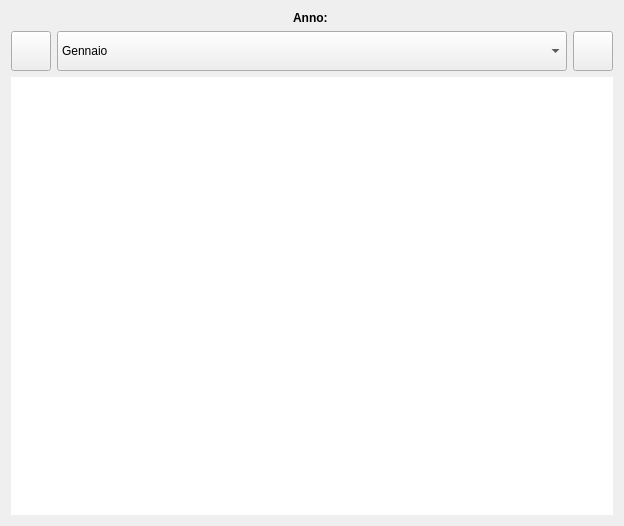
<?xml version="1.0" encoding="UTF-8"?>
<ui version="4.0">
 <class>CalendarTableWid</class>
 <widget class="QWidget" name="CalendarTableWid">
  <property name="geometry">
   <rect>
    <x>0</x>
    <y>0</y>
    <width>624</width>
    <height>526</height>
   </rect>
  </property>
  <property name="sizePolicy">
   <sizepolicy hsizetype="Expanding" vsizetype="Expanding">
    <horstretch>0</horstretch>
    <verstretch>0</verstretch>
   </sizepolicy>
  </property>
  <property name="windowTitle">
   <string>Form</string>
  </property>
  <layout class="QGridLayout" name="gridLayout">
   <item row="1" column="0">
    <layout class="QVBoxLayout" name="verticalLayout">
     <item>
      <layout class="QHBoxLayout" name="horizontalLayout">
       <item>
        <widget class="QPushButton" name="bot_prev">
         <property name="sizePolicy">
          <sizepolicy hsizetype="Fixed" vsizetype="Fixed">
           <horstretch>0</horstretch>
           <verstretch>0</verstretch>
          </sizepolicy>
         </property>
         <property name="minimumSize">
          <size>
           <width>40</width>
           <height>40</height>
          </size>
         </property>
         <property name="maximumSize">
          <size>
           <width>40</width>
           <height>40</height>
          </size>
         </property>
         <property name="styleSheet">
          <string notr="true">border-image: url(:/bots/prevPageIcon.png);</string>
         </property>
         <property name="text">
          <string/>
         </property>
        </widget>
       </item>
       <item>
        <widget class="ComboSenzaFreccia" name="combo_mesi">
         <property name="sizePolicy">
          <sizepolicy hsizetype="Expanding" vsizetype="Fixed">
           <horstretch>0</horstretch>
           <verstretch>0</verstretch>
          </sizepolicy>
         </property>
         <property name="minimumSize">
          <size>
           <width>0</width>
           <height>40</height>
          </size>
         </property>
         <property name="maximumSize">
          <size>
           <width>16777215</width>
           <height>40</height>
          </size>
         </property>
         <item>
          <property name="text">
           <string>Gennaio</string>
          </property>
         </item>
         <item>
          <property name="text">
           <string>Febbraio</string>
          </property>
         </item>
         <item>
          <property name="text">
           <string>Marzo</string>
          </property>
         </item>
         <item>
          <property name="text">
           <string>Aprile</string>
          </property>
         </item>
         <item>
          <property name="text">
           <string>Maggio</string>
          </property>
         </item>
         <item>
          <property name="text">
           <string>Giugno</string>
          </property>
         </item>
         <item>
          <property name="text">
           <string>Luglio</string>
          </property>
         </item>
         <item>
          <property name="text">
           <string>Agosto</string>
          </property>
         </item>
         <item>
          <property name="text">
           <string>Settembre</string>
          </property>
         </item>
         <item>
          <property name="text">
           <string>Ottobre</string>
          </property>
         </item>
         <item>
          <property name="text">
           <string>Novembre</string>
          </property>
         </item>
         <item>
          <property name="text">
           <string>Dicembre</string>
          </property>
         </item>
        </widget>
       </item>
       <item>
        <widget class="QPushButton" name="bot_next">
         <property name="sizePolicy">
          <sizepolicy hsizetype="Fixed" vsizetype="Fixed">
           <horstretch>0</horstretch>
           <verstretch>0</verstretch>
          </sizepolicy>
         </property>
         <property name="minimumSize">
          <size>
           <width>40</width>
           <height>40</height>
          </size>
         </property>
         <property name="maximumSize">
          <size>
           <width>40</width>
           <height>40</height>
          </size>
         </property>
         <property name="styleSheet">
          <string notr="true">border-image: url(:/bots/nextPageIcon.png);</string>
         </property>
         <property name="text">
          <string/>
         </property>
        </widget>
       </item>
      </layout>
     </item>
     <item>
      <widget class="QTableWidget" name="table">
       <property name="frameShape">
        <enum>QFrame::NoFrame</enum>
       </property>
       <property name="frameShadow">
        <enum>QFrame::Plain</enum>
       </property>
       <property name="lineWidth">
        <number>0</number>
       </property>
       <property name="verticalScrollBarPolicy">
        <enum>Qt::ScrollBarAlwaysOff</enum>
       </property>
       <property name="horizontalScrollBarPolicy">
        <enum>Qt::ScrollBarAlwaysOff</enum>
       </property>
       <property name="sizeAdjustPolicy">
        <enum>QAbstractScrollArea::AdjustToContents</enum>
       </property>
       <property name="autoScroll">
        <bool>false</bool>
       </property>
       <property name="tabKeyNavigation">
        <bool>false</bool>
       </property>
       <property name="showDropIndicator" stdset="0">
        <bool>false</bool>
       </property>
       <property name="dragDropOverwriteMode">
        <bool>false</bool>
       </property>
       <property name="selectionMode">
        <enum>QAbstractItemView::SingleSelection</enum>
       </property>
       <property name="wordWrap">
        <bool>false</bool>
       </property>
       <property name="cornerButtonEnabled">
        <bool>false</bool>
       </property>
       <property name="rowCount">
        <number>0</number>
       </property>
       <property name="columnCount">
        <number>0</number>
       </property>
       <attribute name="verticalHeaderVisible">
        <bool>false</bool>
       </attribute>
       <attribute name="verticalHeaderMinimumSectionSize">
        <number>44</number>
       </attribute>
      </widget>
     </item>
    </layout>
   </item>
   <item row="0" column="0">
    <widget class="QLabel" name="label_anno">
     <property name="font">
      <font>
       <weight>75</weight>
       <bold>true</bold>
      </font>
     </property>
     <property name="text">
      <string>Anno: </string>
     </property>
     <property name="alignment">
      <set>Qt::AlignCenter</set>
     </property>
    </widget>
   </item>
  </layout>
 </widget>
 <customwidgets>
  <customwidget>
   <class>ComboSenzaFreccia</class>
   <extends>QComboBox</extends>
   <header>kwidget.combosenzafreccia.combosenzafreccia</header>
  </customwidget>
 </customwidgets>
 <resources>
  <include location="../../Icons/ioneBot.qrc"/>
 </resources>
 <connections/>
</ui>
